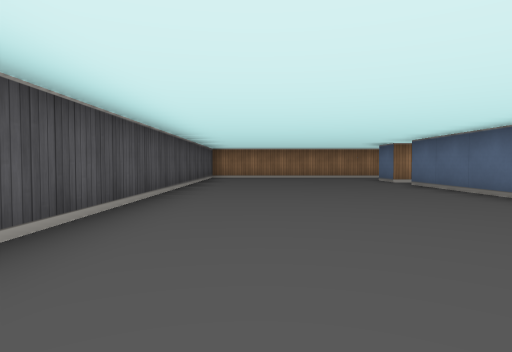
View 1 (above)

13 first-person views from a walk through a cub3D ray-caster map. The camera is about half as high as the walls, tilts 2° down and sees 75° across. The floor is counted in squares. Each view is taken from the middle of a square. On the plan, view 1 faces up. The plan holds only what a view shows up to about 9 squares ahead; the rest is blank.

View 2
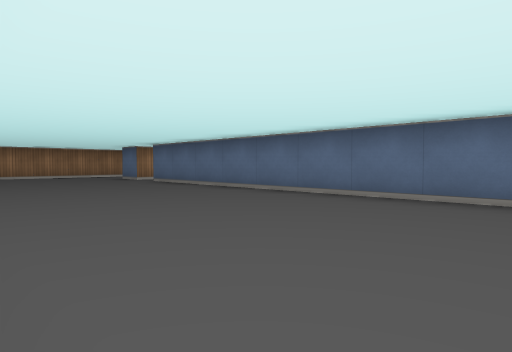

View 3
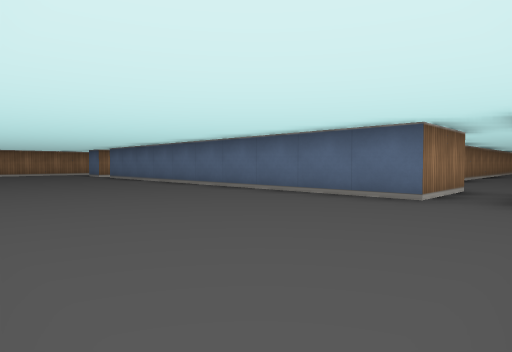

View 4
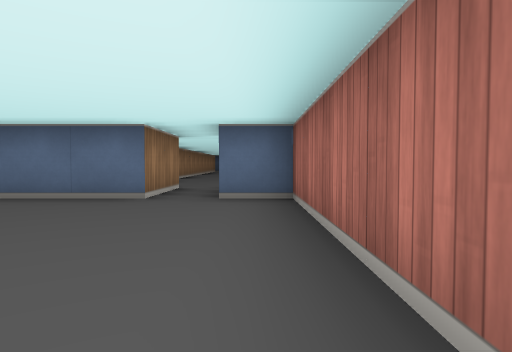

View 5
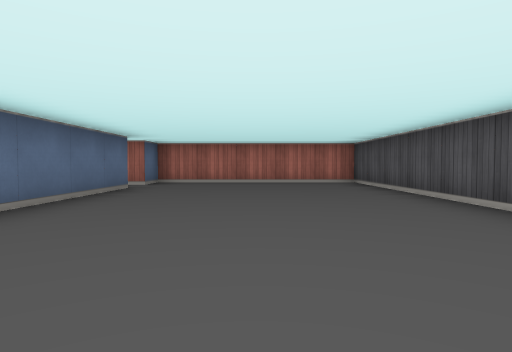

View 6
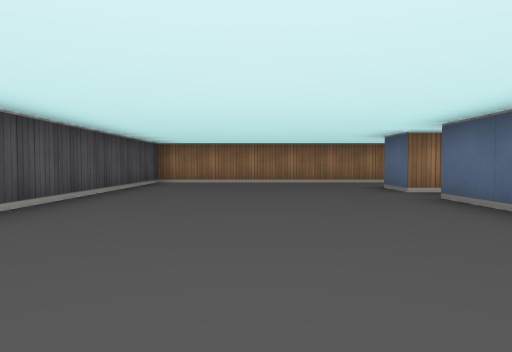

View 7
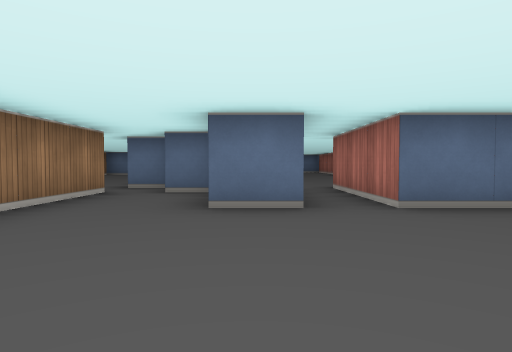

View 8
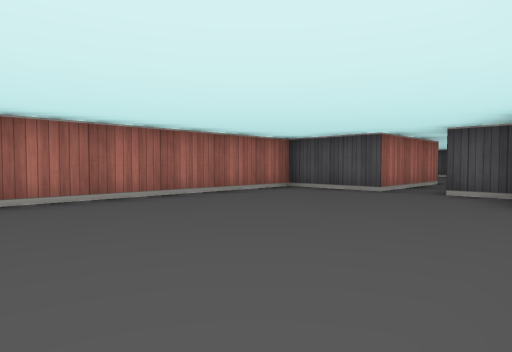

View 9
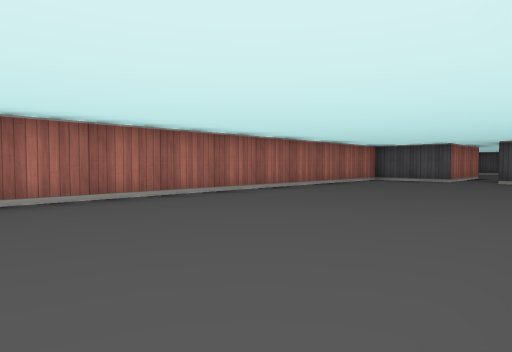

View 10
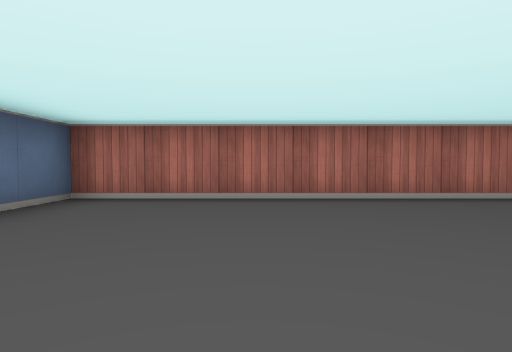

View 11
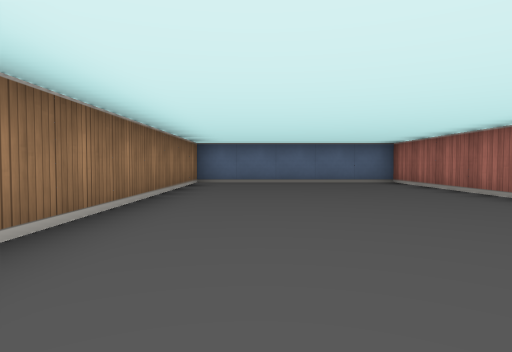

View 12
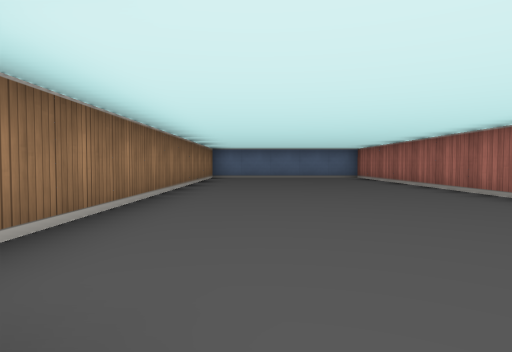

View 13
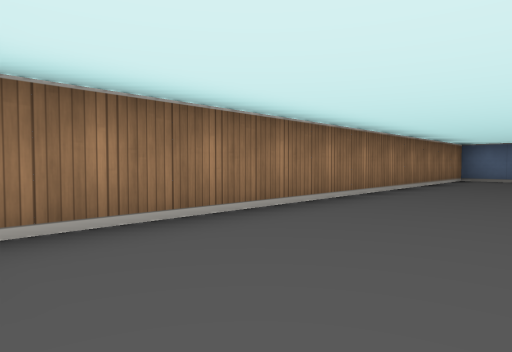

### Floor plan
Points are (right, up) in squares from view 1. A wall is a line through its corners. A room is listed if a view was taken in it or the views show most of it. See-through windows are left out.
Room 1 (views 1, 2, 3, 4, 5, 6, 7)
walls: (4.1, 8.5) (3.5, 8.5) (3.5, 9.5); (5.5, 9.8) (5.5, 10.5); (3.5, 11.5) (-1.5, 11.5) (-1.5, -4.5) (3.5, -4.5) (3.5, -3.5); (5.6, -2.5) (3.5, -2.5) (3.5, 7.5) (6.5, 7.5)
ways out: opening at (6, 8) to room 2; opening at (4.5, -3); opening at (4.5, 11)
Room 2 (views 8, 9, 10, 11, 12, 13)
walls: (6.5, 7.5) (6.5, 5.5) (18.5, 5.5) (18.5, 10.5) (8.2, 10.5); (6.5, 9.4) (6.5, 8.5)
ways out: opening at (6, 8) to room 1

Where each view was taken, in squares from view 1:
view 1: 0 up, 0 right, facing up
view 2: 1 down, 1 left, facing up-right
view 3: 4 down, 1 left, facing up-right
view 4: 4 down, 1 left, facing right
view 5: 4 up, 1 right, facing down
view 6: 3 up, 1 right, facing up
view 7: 9 up, 0 right, facing right
view 8: 10 up, 12 right, facing down-left
view 9: 10 up, 16 right, facing down-left
view 10: 10 up, 16 right, facing down
view 11: 9 up, 10 right, facing right
view 12: 9 up, 7 right, facing right
view 13: 8 up, 8 right, facing up-right
